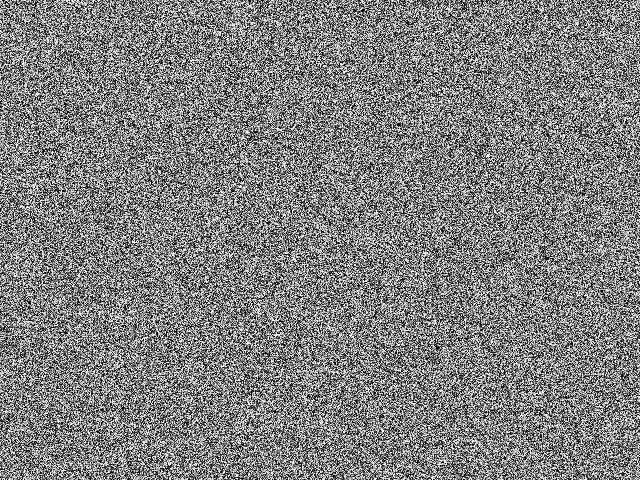
//> input picture test.png, 640 x 480 px
$ ./watershed ../test.png   (built with g++ and OpenCV 4)
//> lines starting //> are read from the running program, lines starting //| are printed output that depends on the picture; after the words box and inside, x2 and y2 are one past the last pixel; in counts of white or black regions, pixels touching at a corner belong together
#include <opencv2/imgproc/imgproc.hpp>
#include <opencv2/highgui/highgui.hpp>
#include <opencv2/highgui/highgui_c.h>
#include <opencv2/imgproc/types_c.h>

#include <cstdio>
#include <iostream>

// using namespace cv;
using namespace std;

static void
help() {
  cout << "\nThis program demonstrates the famous cv::watershed segmentation algorithm in OpenCV: "
          "cv::watershed()\n"
          "Usage:\n"
          "./cv::watershed [image_name -- default is fruits.jpg]\n"
       << endl;

  cout << "Hot keys: \n"
          "\tESC - quit the program\n"
          "\tr - restore the original image\n"
          "\tw or SPACE - run cv::watershed segmentation algorithm\n"
          "\t\t(before running it, *roughly* mark the areas to segment on the image)\n"
          "\t  (before that, roughly outline several markers on the image)\n";
}
cv::Mat markerMask, img;
cv::Point prevPt(-1, -1);

static void
onMouse(int event, int x, int y, int flags, void*) {
  if(x < 0 || x >= img.cols || y < 0 || y >= img.rows)
    return;
  if(event == cv::EVENT_LBUTTONUP || !(flags & cv::EVENT_FLAG_LBUTTON))
    prevPt = cv::Point(-1, -1);
  else if(event == cv::EVENT_LBUTTONDOWN)
    prevPt = cv::Point(x, y);
  else if(event == cv::EVENT_MOUSEMOVE && (flags & cv::EVENT_FLAG_LBUTTON)) {
    cv::Point pt(x, y);
    if(prevPt.x < 0)
      prevPt = pt;
    cv::line(markerMask, prevPt, pt, cv::Scalar::all(255), 5, 8, 0);
    cv::line(img, prevPt, pt, cv::Scalar::all(255), 5, 8, 0);
    prevPt = pt;
    cv::imshow("image", img);
  }
}

int
main(int argc, char** argv) {
  char* filename = argc >= 2 ? argv[1] : (char*)"fruits.jpg";
  cv::Mat img0 = cv::imread(filename, 1), imgGray;
//> img0 is the input picture: 480 rows x 640 cols, CV_8UC3; min 0, max 255, mean 127.6

  if(img0.empty()) {
    cout << "Couldn'g open image " << filename << ". Usage: cv::watershed <image_name>\n";
    return 0;
  }
  help();
  cv::namedWindow("image", 1);

  img0.copyTo(img);
  cv::cvtColor(img, markerMask, cv::COLOR_BGR2GRAY);
  cv::cvtColor(markerMask, imgGray, cv::COLOR_GRAY2BGR);
  markerMask = cv::Scalar::all(0);
  cv::imshow("image", img);
  cv::setMouseCallback("image", onMouse, 0);

  for(;;) {
    int c = cv::waitKey(0);
//> the left mouse button is pressed at (160, 120)
//> the mouse is dragged to (320, 240)
//> call 2 of onMouse, with event = 0, x = 320, y = 240, flags = 1
//> in onMouse (call 2), `cv::line(markerMask, prevPt, pt, cv::Scalar::all(255), 5, 8, 0);`:
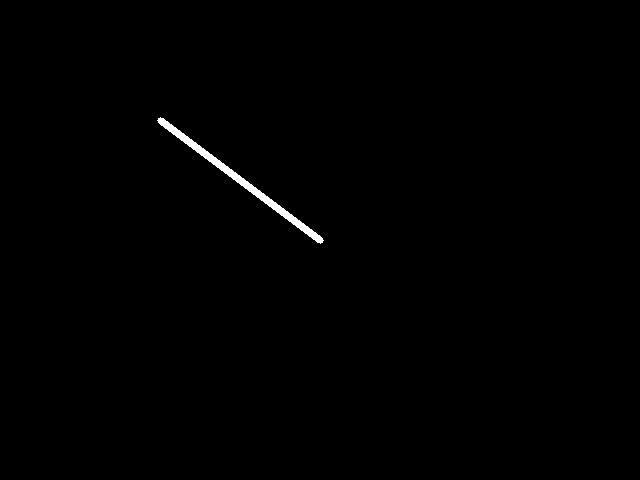
//> markerMask: 480 rows x 640 cols, CV_8UC1; 0.47% white; 1 white region, box (x1, y1, x2, y2) and area: (157, 117, 324, 244) 1429
//> in onMouse (call 2), `cv::line(img, prevPt, pt, cv::Scalar::all(255), 5, 8, 0);`:
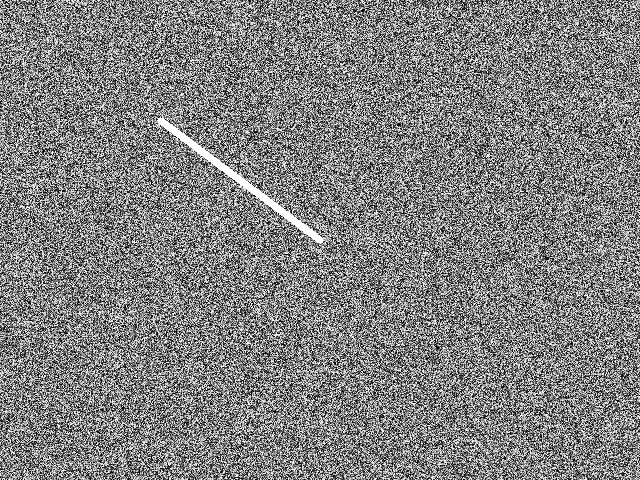
//> img: 480 rows x 640 cols, CV_8UC3; 0.46% of pixels changed, all inside (x1, y1, x2, y2) = (157, 117, 324, 244)
//> the mouse is dragged to (480, 360)
//> call 3 of onMouse, with event = 0, x = 480, y = 360, flags = 1
//> in onMouse (call 3), `cv::line(markerMask, prevPt, pt, cv::Scalar::all(255), 5, 8, 0);`:
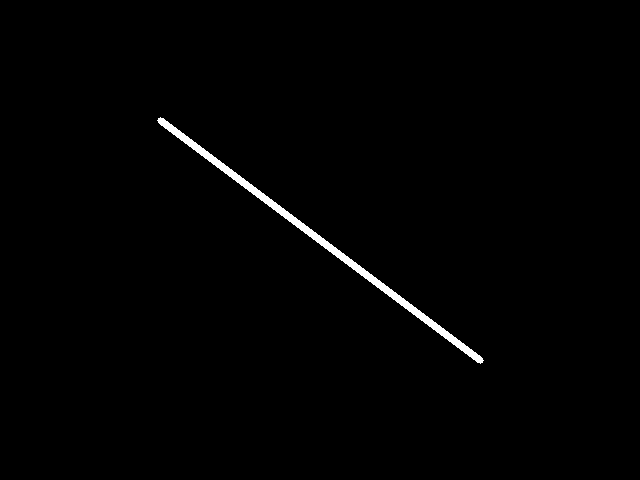
//> markerMask: 480 rows x 640 cols, CV_8UC1; 0.92% white; 1 white region
//> in onMouse (call 3), `cv::line(img, prevPt, pt, cv::Scalar::all(255), 5, 8, 0);`:
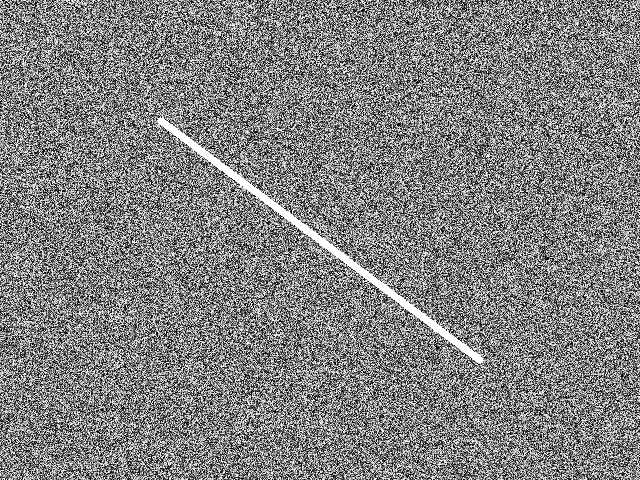
//> img: 480 rows x 640 cols, CV_8UC3; 0.46% of pixels changed, all inside (x1, y1, x2, y2) = (319, 238, 484, 364)
//> the button is released at (480, 360)

    if((char)c == 27)
      break;

    if((char)c == 'r') {
      markerMask = cv::Scalar::all(0);
      img0.copyTo(img);
      cv::imshow("image", img);
    }

    if((char)c == 'w' || (char)c == ' ') {
      int i, j, compCount = 0;
      std::vector<std::vector<cv::Point>> contours;
      std::vector<cv::Vec4i> hierarchy;

      cv::findContours(markerMask, contours, hierarchy, cv::RETR_CCOMP, cv::CHAIN_APPROX_SIMPLE);

      if(contours.empty())
        continue;
      cv::Mat markers(markerMask.size(), CV_32S);
      markers = cv::Scalar::all(0);
      int idx = 0;
      for(; idx >= 0; idx = hierarchy[idx][0], compCount++)
        cv::drawContours(markers, contours, idx, cv::Scalar::all(compCount + 1), -1, 8, hierarchy, INT_MAX);
//> markers: 480 rows x 640 cols, CV_32SC1; values 0 (black) and 1 (white), 0.92% white; 1 white region, box (x1, y1, x2, y2) and area: (157, 117, 484, 364) 2829
//> after the loop, idx = -1; compCount = 1

      if(compCount == 0)
        continue;

      std::vector<cv::Vec3b> colorTab;
      for(i = 0; i < compCount; i++) {
        int b = cv::theRNG().uniform(0, 255);
        int g = cv::theRNG().uniform(0, 255);
        int r = cv::theRNG().uniform(0, 255);

        colorTab.push_back(cv::Vec3b((uchar)b, (uchar)g, (uchar)r));
      }

      double t = (double)cv::getTickCount();
      cv::watershed(img0, markers);
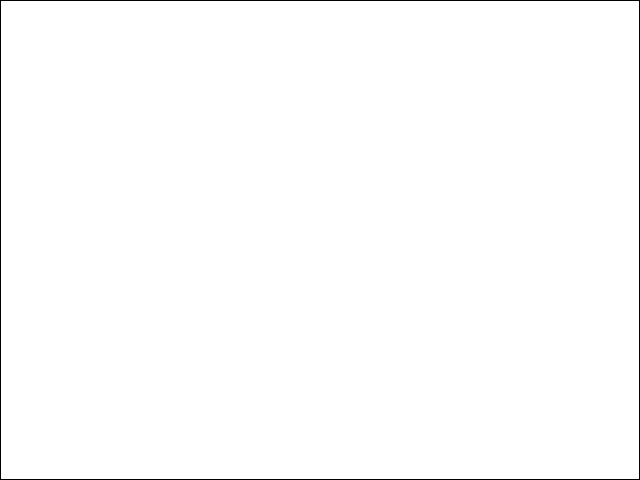
//> markers: 480 rows x 640 cols, CV_32SC1; values -1 (black) and 1 (white), 99.3% white; black in thin lines or dots
      t = (double)cv::getTickCount() - t;
      printf("execution time = %gms\n", t * 1000. / cv::getTickFrequency());

      cv::Mat wshed(markers.size(), CV_8UC3);

      // paint the cv::watershed image
      for(i = 0; i < markers.rows; i++)
        for(j = 0; j < markers.cols; j++) {
          int index = markers.at<int>(i, j);
          if(index == -1)
            wshed.at<cv::Vec3b>(i, j) = cv::Vec3b(255, 255, 255);
          else if(index <= 0 || index > compCount)
            wshed.at<cv::Vec3b>(i, j) = cv::Vec3b(0, 0, 0);
          else
            wshed.at<cv::Vec3b>(i, j) = colorTab[index - 1];
        }
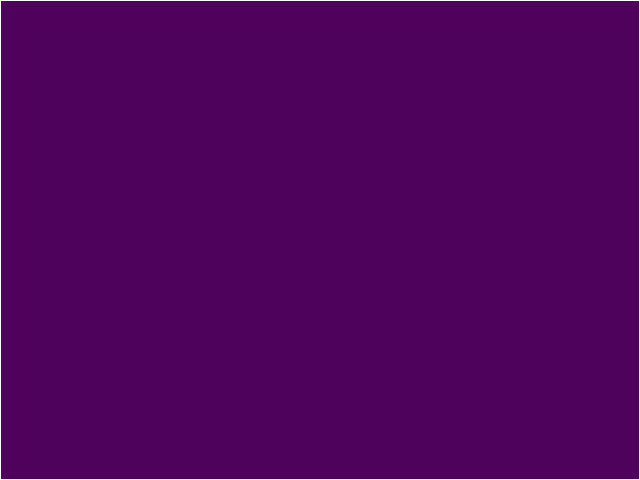
//> wshed: 480 rows x 640 cols, CV_8UC3; mean B, G, R 92.2, 3.8, 80.3

      wshed = wshed * 0.5 + imgGray * 0.5;
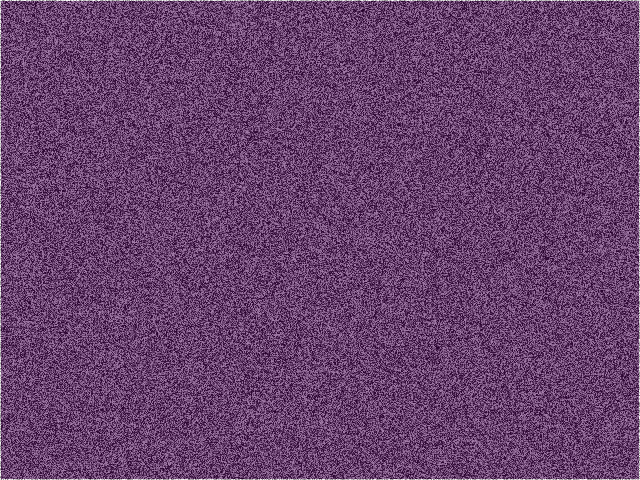
//> wshed: 480 rows x 640 cols, CV_8UC3; mean B, G, R 109.9, 65.7, 103.9
//> the Esc key is pressed
      cv::imshow("cv::watershed transform", wshed);
    }
  }

  return 0;
}
